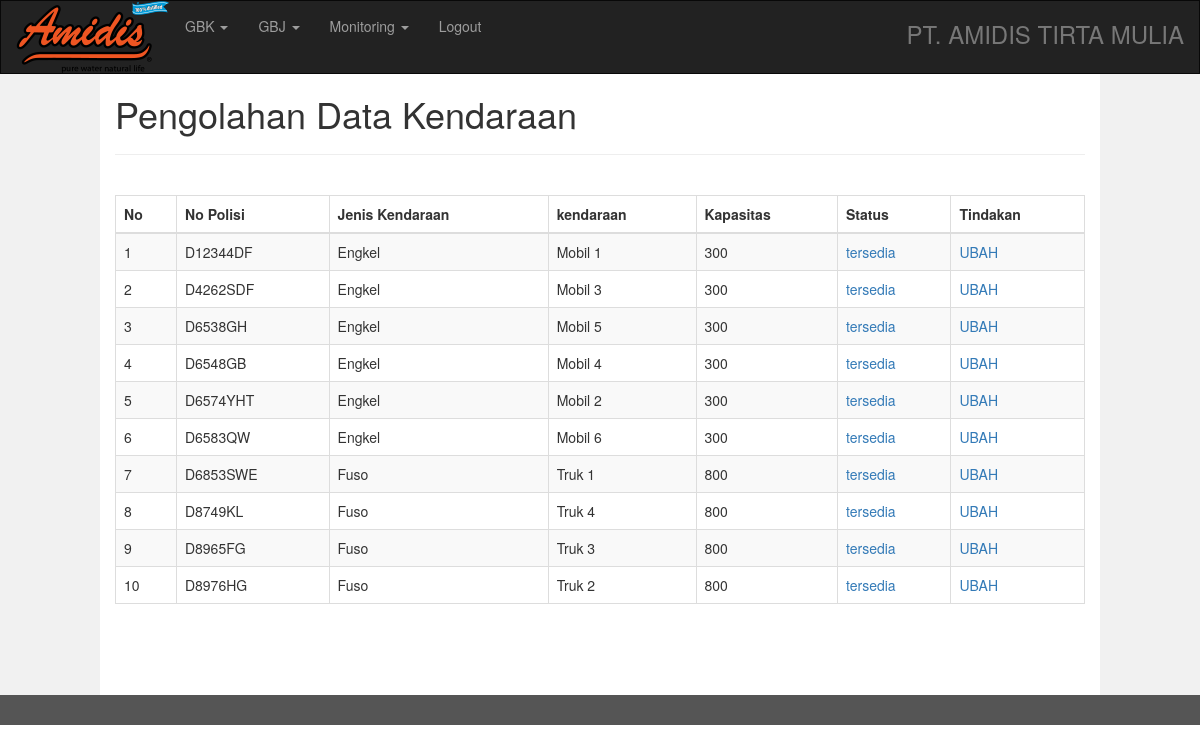
The page /monitoringkendaraan.php (signed in) on the database its author committed.
### tables this page shows
CREATE TABLE IF NOT EXISTS `t_kendaraan` (
  `no_polisi` varchar(20) NOT NULL,
  `jenis_kendaraan` enum('Engkel','Fuso') NOT NULL,
  `kendaraan` varchar(10) NOT NULL,
  `kapasitas` varchar(20) NOT NULL,
  `status` enum('tersedia','tidak tersedia') NOT NULL,
  PRIMARY KEY (`no_polisi`)
);

### monitoringkendaraan.php (the view, shortened to what this page needs)
<!DOCTYPE html>
<html lang="en">
<head>
  <link rel="stylesheet" href="css/bootstrap.min.css">
</head>
<body>
<?php
$hasil = mysql_query("SELECT no_polisi, jenis_kendaraan,kendaraan, kapasitas, status FROM t_kendaraan") or die (mysql_error());
?>
<div class="navbar navbar-inverse">
  <div class="container-fluid">
    <div class="navbar-header">
       <a href="front/indexgudang.php"><img src="logo.png" class="img-responsive" alt="Responsive image" ></a>
    </div>
     <div class="collapse navbar-collapse" id="myNavbar">
      <ul class="nav navbar-nav">
        <li class="dropdown">
          <a href="#" class="dropdown-toggle" data-toggle="dropdown" role="button" aria-haspopup="true" aria-expanded="false"> GBK <span class="caret"></span></a>
        <li class="dropdown">
          <a href="#" class="dropdown-toggle" data-toggle="dropdown" role="button" aria-haspopup="true" aria-expanded="false"> GBJ <span class="caret"></span></a>
    <li class="dropdown">
          <a href="#" class="dropdown-toggle" data-toggle="dropdown" role="button" aria-haspopup="true" aria-expanded="false"> Monitoring <span class="caret"></span></a>
        </li>
    <li><a href="login/login.php">Logout</a></li>
      </ul>
      <ul class="nav navbar-nav navbar-right">
        <li><h3 class="text-muted">PT. AMIDIS TIRTA MULIA</h3></li>
      </ul>
    </div>
  </div>
</div>
<div class="container-fluid text-center">
  <div class="row content">
    <div class="col-sm-1 sidenav">
    </div>
    <div class="col-sm-10 text-left">
      <h1>Pengolahan Data Kendaraan</h1>
      <hr>
	 <br>
	  <table class="table table-bordered table-striped">
	  	<thead>
			<tr>
				<th>No</th>
				<th>No Polisi</th>
				<th>Jenis Kendaraan</th>
        <th>kendaraan</th>
				<th>Kapasitas</th>
				<th>Status</th>
				<th>Tindakan</th>
			</tr>
		</thead>
		<tbody>
		<?php
		 $i=1;
			while($row = mysql_fetch_array($hasil)){ ?>
			<tr>
				<td><?php echo $i; ?></td>
				<td><?php echo $row['no_polisi']; ?></td>
				<td><?php echo $row['jenis_kendaraan']; ?></td>
        <td><?php echo $row['kendaraan']; ?></td>
				<td><?php echo $row['kapasitas']; ?></td>
				<td><a href="<?php echo "form/form_ubah_status_kendaraan.php?&nopolisi=".$row['no_polisi']."&status=".$row['status']; ?>"><?php echo $row['status']; ?></a></td>
				<td><a href="<?php echo "form/form_ubah_kendaraan.php?&nopolisi=".$row['no_polisi']."&jeniskendaraan=".$row['jenis_kendaraan']."&kapasitas=".$row['kapasitas']; ?>">UBAH</a> </td>
			</tr>
		<?php $i++;}  ?>
		</tbody>
	</table>
   </div>
    <div class="col-sm-1 sidenav">
   </div>
 </div>
</div>
<footer class="container-fluid text-center">
</footer>
</body>
</html>

### monitoringkendaraan.php (style rules this page uses)
.navbar { margin-bottom: 0; border-radius: 0; }
.row.content { height: 621px; }
.sidenav { padding-top: 20px; background-color: #f1f1f1; height: 100%; }
footer { background-color: #555; color: white; padding: 15px; }

### rows shown on the page
t_kendaraan: no_polisi "D12344DF", jenis_kendaraan "Engkel", kendaraan "Mobil 1", kapasitas "300", status "tersedia"
t_kendaraan: no_polisi "D4262SDF", jenis_kendaraan "Engkel", kendaraan "Mobil 3", kapasitas "300", status "tersedia"
t_kendaraan: no_polisi "D6538GH", jenis_kendaraan "Engkel", kendaraan "Mobil 5", kapasitas "300", status "tersedia"
t_kendaraan: no_polisi "D6548GB", jenis_kendaraan "Engkel", kendaraan "Mobil 4", kapasitas "300", status "tersedia"
t_kendaraan: no_polisi "D6574YHT", jenis_kendaraan "Engkel", kendaraan "Mobil 2", kapasitas "300", status "tersedia"
t_kendaraan: no_polisi "D6583QW", jenis_kendaraan "Engkel", kendaraan "Mobil 6", kapasitas "300", status "tersedia"
t_kendaraan: no_polisi "D6853SWE", jenis_kendaraan "Fuso", kendaraan "Truk 1", kapasitas "800", status "tersedia"
t_kendaraan: no_polisi "D8749KL", jenis_kendaraan "Fuso", kendaraan "Truk 4", kapasitas "800", status "tersedia"
t_kendaraan: no_polisi "D8965FG", jenis_kendaraan "Fuso", kendaraan "Truk 3", kapasitas "800", status "tersedia"
t_kendaraan: no_polisi "D8976HG", jenis_kendaraan "Fuso", kendaraan "Truk 2", kapasitas "800", status "tersedia"
